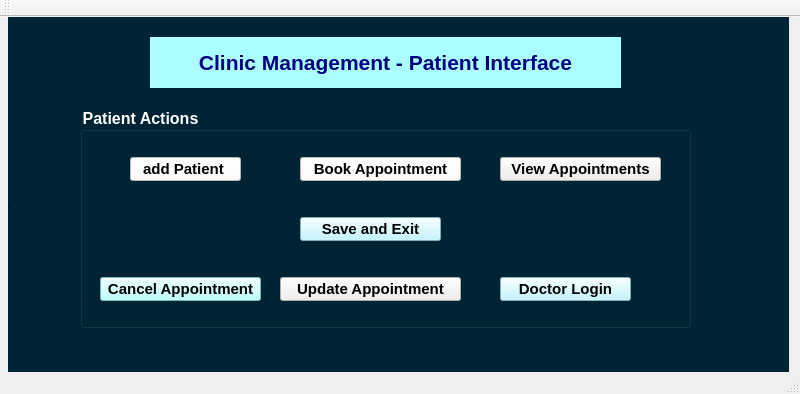
<?xml version="1.0" encoding="UTF-8"?>
<ui version="4.0">
 <class>PatientWindow</class>
 <widget class="QMainWindow" name="PatientWindow">
  <property name="geometry">
   <rect>
    <x>0</x>
    <y>0</y>
    <width>800</width>
    <height>394</height>
   </rect>
  </property>
  <property name="windowTitle">
   <string>MainWindow</string>
  </property>
  <widget class="QWidget" name="centralwidget">
   <widget class="QGroupBox" name="groupBox">
    <property name="geometry">
     <rect>
      <x>90</x>
      <y>40</y>
      <width>621</width>
      <height>321</height>
     </rect>
    </property>
    <property name="font">
     <font>
      <pointsize>11</pointsize>
      <bold>true</bold>
     </font>
    </property>
    <property name="title">
     <string>Patient Actions </string>
    </property>
   </widget>
   <widget class="QLabel" name="label">
    <property name="geometry">
     <rect>
      <x>8</x>
      <y>0</y>
      <width>781</width>
      <height>371</height>
     </rect>
    </property>
    <property name="styleSheet">
     <string notr="true">background-color: rgb(0, 85, 127);
background-color: rgb(0, 64, 93);
background-color: rgb(0, 36, 53);</string>
    </property>
    <property name="text">
     <string>.</string>
    </property>
   </widget>
   <widget class="QGroupBox" name="groupBox_2">
    <property name="geometry">
     <rect>
      <x>80</x>
      <y>90</y>
      <width>611</width>
      <height>221</height>
     </rect>
    </property>
    <property name="font">
     <font>
      <pointsize>12</pointsize>
      <bold>true</bold>
     </font>
    </property>
    <property name="styleSheet">
     <string notr="true">color: rgb(255, 255, 255);</string>
    </property>
    <property name="title">
     <string>Patient Actions</string>
    </property>
    <widget class="QPushButton" name="pushButton">
     <property name="geometry">
      <rect>
       <x>50</x>
       <y>50</y>
       <width>111</width>
       <height>24</height>
      </rect>
     </property>
     <property name="font">
      <font>
       <pointsize>11</pointsize>
       <bold>true</bold>
      </font>
     </property>
     <property name="styleSheet">
      <string notr="true">color: rgb(0, 0, 0);
background-color: rgb(180, 245, 255);
color: rgb(255, 255, 255);
background-color: rgb(52, 152, 219);
background-color: rgb(26, 188, 156);
color: rgb(0, 0, 0);
background-color: rgb(255, 255, 255);</string>
     </property>
     <property name="text">
      <string>add Patient </string>
     </property>
     <property name="icon">
      <iconset theme="QIcon::ThemeIcon::ContactNew"/>
     </property>
    </widget>
    <widget class="QPushButton" name="pushButton_2">
     <property name="geometry">
      <rect>
       <x>220</x>
       <y>50</y>
       <width>161</width>
       <height>24</height>
      </rect>
     </property>
     <property name="font">
      <font>
       <pointsize>11</pointsize>
       <bold>true</bold>
      </font>
     </property>
     <property name="styleSheet">
      <string notr="true">color: rgb(0, 0, 0);
background-color: rgb(255, 255, 255);</string>
     </property>
     <property name="text">
      <string>Book Appointment</string>
     </property>
     <property name="icon">
      <iconset theme="QIcon::ThemeIcon::AppointmentNew"/>
     </property>
    </widget>
    <widget class="QPushButton" name="pushButton_3">
     <property name="geometry">
      <rect>
       <x>420</x>
       <y>50</y>
       <width>161</width>
       <height>24</height>
      </rect>
     </property>
     <property name="font">
      <font>
       <pointsize>11</pointsize>
       <bold>true</bold>
      </font>
     </property>
     <property name="styleSheet">
      <string notr="true">color: rgb(0, 0, 0);</string>
     </property>
     <property name="text">
      <string>View Appointments</string>
     </property>
     <property name="icon">
      <iconset theme="QIcon::ThemeIcon::DocumentNew"/>
     </property>
    </widget>
    <widget class="QPushButton" name="pushButton_4">
     <property name="geometry">
      <rect>
       <x>20</x>
       <y>170</y>
       <width>161</width>
       <height>24</height>
      </rect>
     </property>
     <property name="font">
      <font>
       <pointsize>11</pointsize>
       <bold>true</bold>
      </font>
     </property>
     <property name="styleSheet">
      <string notr="true">color: rgb(0, 0, 0);
background-color: rgb(170, 255, 255);</string>
     </property>
     <property name="text">
      <string>Cancel Appointment</string>
     </property>
    </widget>
    <widget class="QPushButton" name="pushButton_5">
     <property name="geometry">
      <rect>
       <x>200</x>
       <y>170</y>
       <width>181</width>
       <height>24</height>
      </rect>
     </property>
     <property name="font">
      <font>
       <pointsize>11</pointsize>
       <bold>true</bold>
      </font>
     </property>
     <property name="styleSheet">
      <string notr="true">color: rgb(0, 0, 0);</string>
     </property>
     <property name="text">
      <string>Update Appointment</string>
     </property>
     <property name="icon">
      <iconset theme="QIcon::ThemeIcon::DocumentOpen"/>
     </property>
    </widget>
    <widget class="QPushButton" name="pushButton_6">
     <property name="geometry">
      <rect>
       <x>220</x>
       <y>110</y>
       <width>141</width>
       <height>24</height>
      </rect>
     </property>
     <property name="font">
      <font>
       <pointsize>11</pointsize>
       <bold>true</bold>
      </font>
     </property>
     <property name="styleSheet">
      <string notr="true">color: rgb(0, 0, 0);
background-color: rgb(180, 245, 255);</string>
     </property>
     <property name="text">
      <string>Save and Exit</string>
     </property>
     <property name="icon">
      <iconset theme="QIcon::ThemeIcon::ApplicationExit"/>
     </property>
    </widget>
    <widget class="QPushButton" name="doctorLoginButton">
     <property name="geometry">
      <rect>
       <x>420</x>
       <y>170</y>
       <width>131</width>
       <height>24</height>
      </rect>
     </property>
     <property name="font">
      <font>
       <pointsize>11</pointsize>
       <bold>true</bold>
      </font>
     </property>
     <property name="styleSheet">
      <string notr="true">color: rgb(0, 0, 0);
background-color: rgb(180, 245, 255);</string>
     </property>
     <property name="text">
      <string>Doctor Login</string>
     </property>
    </widget>
   </widget>
   <widget class="QLabel" name="label_2">
    <property name="geometry">
     <rect>
      <x>150</x>
      <y>20</y>
      <width>471</width>
      <height>51</height>
     </rect>
    </property>
    <property name="styleSheet">
     <string notr="true">background-color: rgb(170, 255, 255);</string>
    </property>
    <property name="text">
     <string>&lt;html&gt;&lt;head/&gt;&lt;body&gt;&lt;p align=&quot;center&quot;&gt;&lt;span style=&quot; font-size:16pt; font-weight:700; color:#00007f;&quot;&gt;Clinic Management - Patient Interface&lt;/span&gt;&lt;/p&gt;&lt;/body&gt;&lt;/html&gt;</string>
    </property>
   </widget>
  </widget>
  <widget class="QMenuBar" name="menubar">
   <property name="geometry">
    <rect>
     <x>0</x>
     <y>0</y>
     <width>800</width>
     <height>22</height>
    </rect>
   </property>
  </widget>
  <widget class="QStatusBar" name="statusbar"/>
  <widget class="QToolBar" name="toolBar">
   <property name="windowTitle">
    <string>toolBar</string>
   </property>
   <attribute name="toolBarArea">
    <enum>TopToolBarArea</enum>
   </attribute>
   <attribute name="toolBarBreak">
    <bool>false</bool>
   </attribute>
  </widget>
 </widget>
 <resources/>
 <connections/>
</ui>
